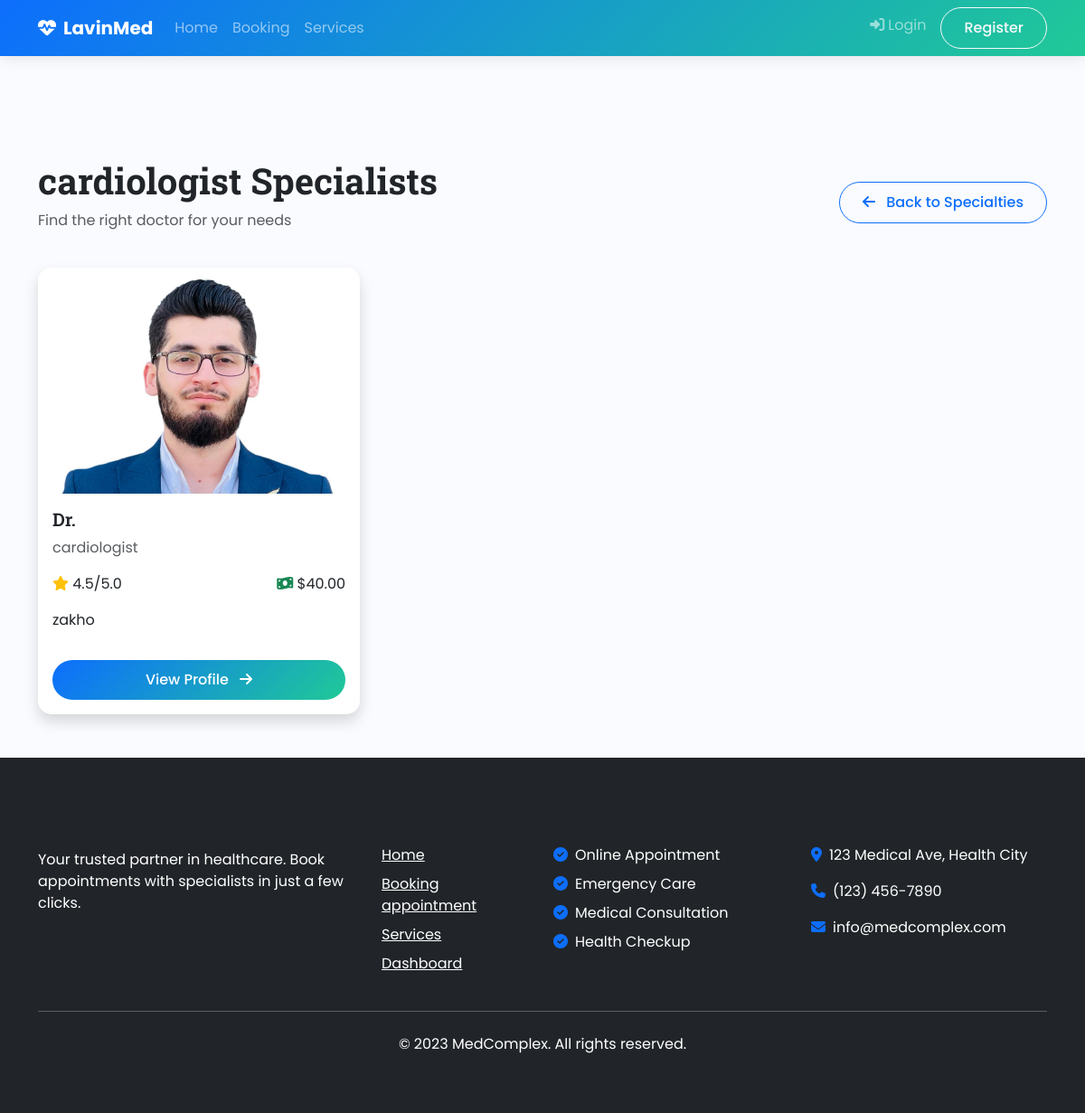
/specialty/3/doctors/, run on the app's committed database.
### bookings/models.py (models this page shows, shortened)
class Specialty(models.Model):
    name = models.CharField(max_length=100)
    icon = models.CharField(max_length=50, default='fas fa-stethoscope')

class Doctor(models.Model):
    user = models.OneToOneField(CustomUser, on_delete=models.CASCADE)
    specialty = models.ForeignKey(Specialty, on_delete=models.CASCADE)
    bio = models.TextField(blank=True)
    photo = models.ImageField(upload_to='doctors/', blank=True, null=True)
    rating = models.FloatField(default=4.5)
    schedule_start = models.TimeField()
    schedule_end = models.TimeField()
    consultation_fee = models.DecimalField(max_digits=6, decimal_places=2)

### bookings/views.py (the view)
def specialty_doctors(request, pk):
    specialty = get_object_or_404(Specialty, pk=pk)
    doctors = Doctor.objects.filter(specialty=specialty)
    return render(request, 'bookings/doctors_list.html', {
        'specialty': specialty,
        'doctors': doctors
    })

### bookings/models.py (called while the page is built)
    def get_full_name(self):
        return f"{self.first_name} {self.last_name}"

### bookings/templates/bookings/doctors_list.html (shortened to what this page needs)
{% extends 'bookings/base.html' %}
{% load static %}
{% block content %}
<div class="container py-5">
    <div class="d-flex justify-content-between align-items-center mb-4">
        <div>
            <h1 class="fw-bold">{{ specialty.name }} Specialists</h1>
            <p class="text-muted">Find the right doctor for your needs</p>
        </div>
        <a href="{% url 'home' %}" class="btn btn-outline-primary">
            <i class="fas fa-arrow-left me-2"></i> Back to Specialties
        </a>
    </div>
    <div class="row g-4">
        {% for doctor in doctors %}
        <div class="col-md-6 col-lg-4">
            <div class="card h-100 border-0 shadow">
                {% if doctor.photo %}
                <img src="{{ doctor.photo.url }}" class="card-img-top" alt="Dr. {{ doctor.user.get_full_name }}"
                     style="height: 250px; object-fit: cover;">
                {% else %}
                <div class="bg-light text-center py-5" style="height: 250px;">
                    <i class="fas fa-user-md fa-5x text-primary mt-4"></i>
                </div>
                {% endif %}
                <div class="card-body">
                    <h5 class="card-title">Dr. {{ doctor.user.get_full_name }}</h5>
                    <p class="text-muted">{{ specialty.name }}</p>
                    <div class="d-flex justify-content-between mb-3">
                        <div>
                            <i class="fas fa-star text-warning"></i>
                            {{ doctor.rating }}/5.0
                        </div>
                        <div>
                            <i class="fas fa-money-bill-wave text-success"></i>
                            ${{ doctor.consultation_fee }}
                        </div>
                    </div>
                    <p class="card-text">{{ doctor.bio|truncatewords:20 }}</p>
                    <a href="{% url 'doctor_detail' doctor.id %}" class="btn btn-primary w-100 mt-3">
                        View Profile <i class="fas fa-arrow-right ms-2"></i>
                    </a>
                </div>
            </div>
        </div>
        {% endfor %}
    </div>
</div>
{% endblock %}

### static/css/style.css (style rules this page uses)
:root { --primary: #0d6efd; --secondary: #6c757d; --success: #198754; --light: #f8f9fa; --dark: #212529; --accent: #20c997; --gradient: linear-gradient(135deg, var(--primary), var(--accent)); }
body { font-family: 'Poppins', sans-serif; background-color: #fafbfe; color: #4a5568; padding-top: 80px; }
h1, h2, h3, h4, h5, h6 { font-family: 'Roboto Slab', serif; font-weight: 600; color: var(--dark); }
.card { border-radius: 15px; overflow: hidden; transition: transform 0.3s ease, box-shadow 0.3s ease; border: none; }
.btn { border-radius: 50px; font-weight: 500; transition: all 0.3s ease; padding: 10px 25px; }
.btn-primary { background: var(--gradient); border: none; }

### data on the page
Specialty: name "cardiologist"
Doctor: photo (picture), rating "4.5", consultation_fee "40.00", bio "zakho"
